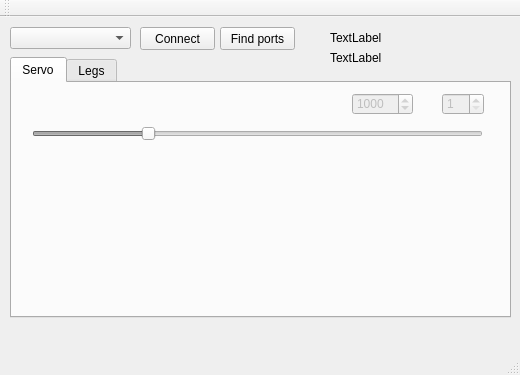
<?xml version="1.0" encoding="UTF-8"?>
<ui version="4.0">
 <class>MainWindow</class>
 <widget class="QMainWindow" name="MainWindow">
  <property name="geometry">
   <rect>
    <x>0</x>
    <y>0</y>
    <width>520</width>
    <height>375</height>
   </rect>
  </property>
  <property name="windowTitle">
   <string>ServoCalibrator</string>
  </property>
  <widget class="QWidget" name="centralWidget">
   <widget class="QComboBox" name="comboBox">
    <property name="geometry">
     <rect>
      <x>10</x>
      <y>10</y>
      <width>121</width>
      <height>22</height>
     </rect>
    </property>
   </widget>
   <widget class="QPushButton" name="connectButton">
    <property name="geometry">
     <rect>
      <x>140</x>
      <y>10</y>
      <width>75</width>
      <height>23</height>
     </rect>
    </property>
    <property name="text">
     <string>Connect</string>
    </property>
   </widget>
   <widget class="QPushButton" name="findButton">
    <property name="geometry">
     <rect>
      <x>220</x>
      <y>10</y>
      <width>75</width>
      <height>23</height>
     </rect>
    </property>
    <property name="text">
     <string>Find ports</string>
    </property>
   </widget>
   <widget class="QTabWidget" name="tabWidget">
    <property name="geometry">
     <rect>
      <x>10</x>
      <y>40</y>
      <width>501</width>
      <height>261</height>
     </rect>
    </property>
    <property name="currentIndex">
     <number>0</number>
    </property>
    <widget class="QWidget" name="tab">
     <attribute name="title">
      <string>Servo</string>
     </attribute>
     <widget class="QSpinBox" name="deltaBox">
      <property name="enabled">
       <bool>false</bool>
      </property>
      <property name="geometry">
       <rect>
        <x>430</x>
        <y>10</y>
        <width>42</width>
        <height>22</height>
       </rect>
      </property>
      <property name="minimum">
       <number>1</number>
      </property>
      <property name="maximum">
       <number>10</number>
      </property>
     </widget>
     <widget class="QSlider" name="horizontalSlider">
      <property name="enabled">
       <bool>false</bool>
      </property>
      <property name="geometry">
       <rect>
        <x>20</x>
        <y>40</y>
        <width>451</width>
        <height>22</height>
       </rect>
      </property>
      <property name="sizePolicy">
       <sizepolicy hsizetype="Maximum" vsizetype="Fixed">
        <horstretch>0</horstretch>
        <verstretch>0</verstretch>
       </sizepolicy>
      </property>
      <property name="minimum">
       <number>500</number>
      </property>
      <property name="maximum">
       <number>2500</number>
      </property>
      <property name="value">
       <number>1000</number>
      </property>
      <property name="orientation">
       <enum>Qt::Horizontal</enum>
      </property>
      <property name="invertedAppearance">
       <bool>false</bool>
      </property>
      <property name="invertedControls">
       <bool>false</bool>
      </property>
     </widget>
     <widget class="QSpinBox" name="spinBox">
      <property name="enabled">
       <bool>false</bool>
      </property>
      <property name="geometry">
       <rect>
        <x>340</x>
        <y>10</y>
        <width>61</width>
        <height>22</height>
       </rect>
      </property>
      <property name="minimum">
       <number>500</number>
      </property>
      <property name="maximum">
       <number>2500</number>
      </property>
      <property name="singleStep">
       <number>1</number>
      </property>
      <property name="value">
       <number>1000</number>
      </property>
     </widget>
    </widget>
    <widget class="QWidget" name="tab_2">
     <attribute name="title">
      <string>Legs</string>
     </attribute>
     <widget class="QSlider" name="sldrY">
      <property name="enabled">
       <bool>false</bool>
      </property>
      <property name="geometry">
       <rect>
        <x>40</x>
        <y>170</y>
        <width>160</width>
        <height>22</height>
       </rect>
      </property>
      <property name="minimum">
       <number>1</number>
      </property>
      <property name="maximum">
       <number>239</number>
      </property>
      <property name="value">
       <number>125</number>
      </property>
      <property name="orientation">
       <enum>Qt::Horizontal</enum>
      </property>
     </widget>
     <widget class="QSlider" name="sldrX">
      <property name="enabled">
       <bool>false</bool>
      </property>
      <property name="geometry">
       <rect>
        <x>10</x>
        <y>10</y>
        <width>22</width>
        <height>160</height>
       </rect>
      </property>
      <property name="minimum">
       <number>-100</number>
      </property>
      <property name="maximum">
       <number>100</number>
      </property>
      <property name="orientation">
       <enum>Qt::Vertical</enum>
      </property>
     </widget>
     <widget class="QSlider" name="sldrZ">
      <property name="enabled">
       <bool>false</bool>
      </property>
      <property name="geometry">
       <rect>
        <x>460</x>
        <y>30</y>
        <width>22</width>
        <height>160</height>
       </rect>
      </property>
      <property name="minimum">
       <number>1</number>
      </property>
      <property name="maximum">
       <number>239</number>
      </property>
      <property name="value">
       <number>115</number>
      </property>
      <property name="orientation">
       <enum>Qt::Vertical</enum>
      </property>
     </widget>
     <widget class="QLabel" name="lblX">
      <property name="geometry">
       <rect>
        <x>30</x>
        <y>10</y>
        <width>47</width>
        <height>13</height>
       </rect>
      </property>
      <property name="text">
       <string>X</string>
      </property>
     </widget>
     <widget class="QLabel" name="lblY">
      <property name="geometry">
       <rect>
        <x>210</x>
        <y>170</y>
        <width>47</width>
        <height>13</height>
       </rect>
      </property>
      <property name="text">
       <string>Y</string>
      </property>
     </widget>
     <widget class="QLabel" name="lblZ">
      <property name="geometry">
       <rect>
        <x>430</x>
        <y>10</y>
        <width>47</width>
        <height>13</height>
       </rect>
      </property>
      <property name="text">
       <string>Z</string>
      </property>
     </widget>
     <widget class="QPushButton" name="pushButton">
      <property name="enabled">
       <bool>false</bool>
      </property>
      <property name="geometry">
       <rect>
        <x>310</x>
        <y>180</y>
        <width>75</width>
        <height>23</height>
       </rect>
      </property>
      <property name="text">
       <string>RESET</string>
      </property>
     </widget>
     <widget class="QCheckBox" name="chbx1">
      <property name="enabled">
       <bool>false</bool>
      </property>
      <property name="geometry">
       <rect>
        <x>250</x>
        <y>40</y>
        <width>70</width>
        <height>17</height>
       </rect>
      </property>
      <property name="text">
       <string>1</string>
      </property>
     </widget>
     <widget class="QCheckBox" name="chbx3">
      <property name="enabled">
       <bool>false</bool>
      </property>
      <property name="geometry">
       <rect>
        <x>230</x>
        <y>70</y>
        <width>70</width>
        <height>17</height>
       </rect>
      </property>
      <property name="text">
       <string>3</string>
      </property>
     </widget>
     <widget class="QCheckBox" name="chbx5">
      <property name="enabled">
       <bool>false</bool>
      </property>
      <property name="geometry">
       <rect>
        <x>250</x>
        <y>100</y>
        <width>70</width>
        <height>17</height>
       </rect>
      </property>
      <property name="text">
       <string>5</string>
      </property>
     </widget>
     <widget class="QCheckBox" name="chbx0">
      <property name="enabled">
       <bool>false</bool>
      </property>
      <property name="geometry">
       <rect>
        <x>320</x>
        <y>40</y>
        <width>70</width>
        <height>17</height>
       </rect>
      </property>
      <property name="text">
       <string>0</string>
      </property>
     </widget>
     <widget class="QCheckBox" name="chbx2">
      <property name="enabled">
       <bool>false</bool>
      </property>
      <property name="geometry">
       <rect>
        <x>340</x>
        <y>70</y>
        <width>70</width>
        <height>17</height>
       </rect>
      </property>
      <property name="text">
       <string>2</string>
      </property>
     </widget>
     <widget class="QCheckBox" name="chbx4">
      <property name="enabled">
       <bool>false</bool>
      </property>
      <property name="geometry">
       <rect>
        <x>320</x>
        <y>100</y>
        <width>70</width>
        <height>17</height>
       </rect>
      </property>
      <property name="text">
       <string>4</string>
      </property>
     </widget>
    </widget>
   </widget>
   <widget class="QLabel" name="lblCmd">
    <property name="geometry">
     <rect>
      <x>330</x>
      <y>10</y>
      <width>111</width>
      <height>21</height>
     </rect>
    </property>
    <property name="text">
     <string>TextLabel</string>
    </property>
   </widget>
   <widget class="QLabel" name="lblUART">
    <property name="geometry">
     <rect>
      <x>330</x>
      <y>30</y>
      <width>111</width>
      <height>21</height>
     </rect>
    </property>
    <property name="text">
     <string>TextLabel</string>
    </property>
   </widget>
  </widget>
  <widget class="QMenuBar" name="menuBar">
   <property name="geometry">
    <rect>
     <x>0</x>
     <y>0</y>
     <width>520</width>
     <height>21</height>
    </rect>
   </property>
  </widget>
  <widget class="QToolBar" name="mainToolBar">
   <attribute name="toolBarArea">
    <enum>TopToolBarArea</enum>
   </attribute>
   <attribute name="toolBarBreak">
    <bool>false</bool>
   </attribute>
  </widget>
  <widget class="QStatusBar" name="statusBar"/>
 </widget>
 <layoutdefault spacing="6" margin="11"/>
 <resources/>
 <connections/>
</ui>
